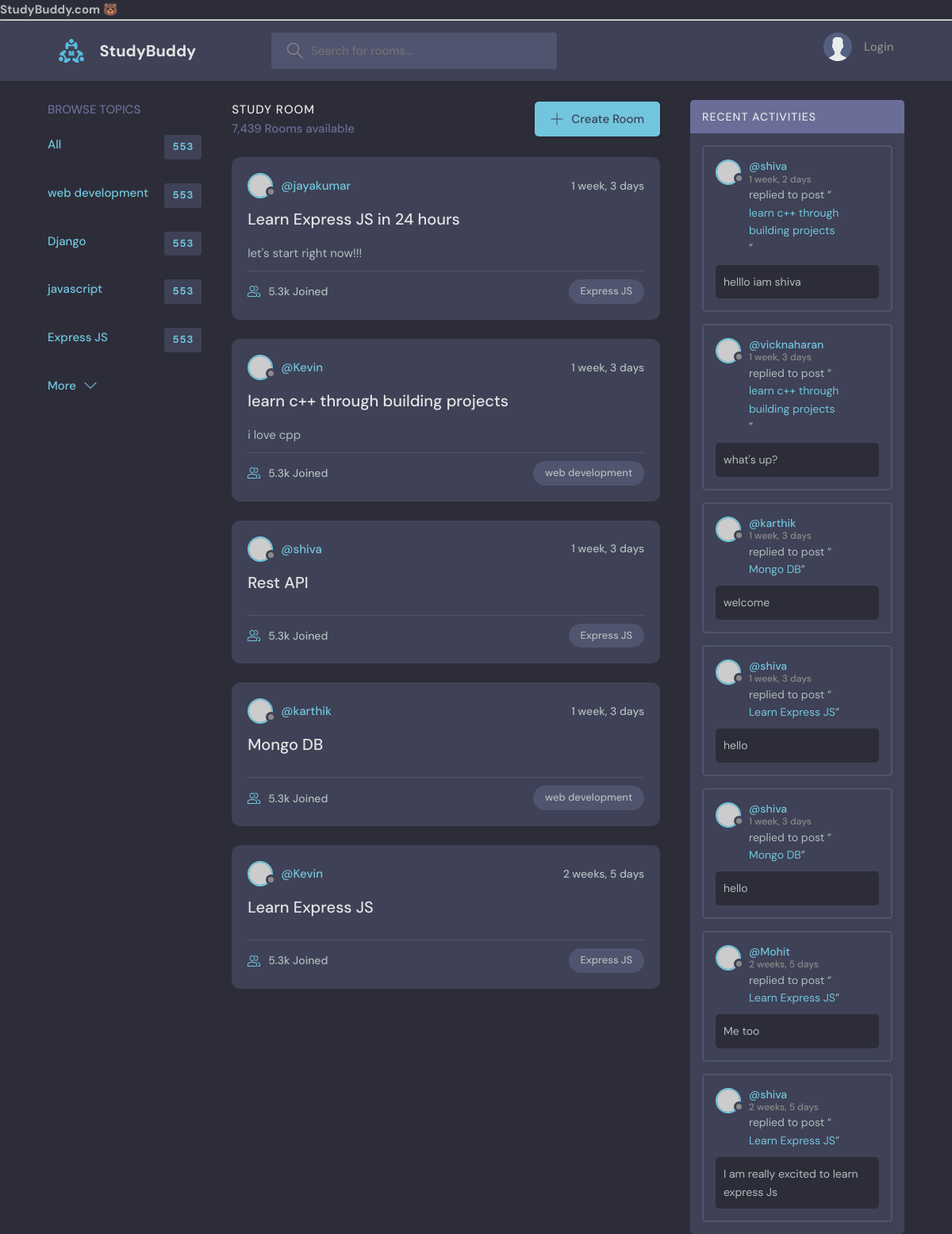
/, run on an earlier commit of the app's database.
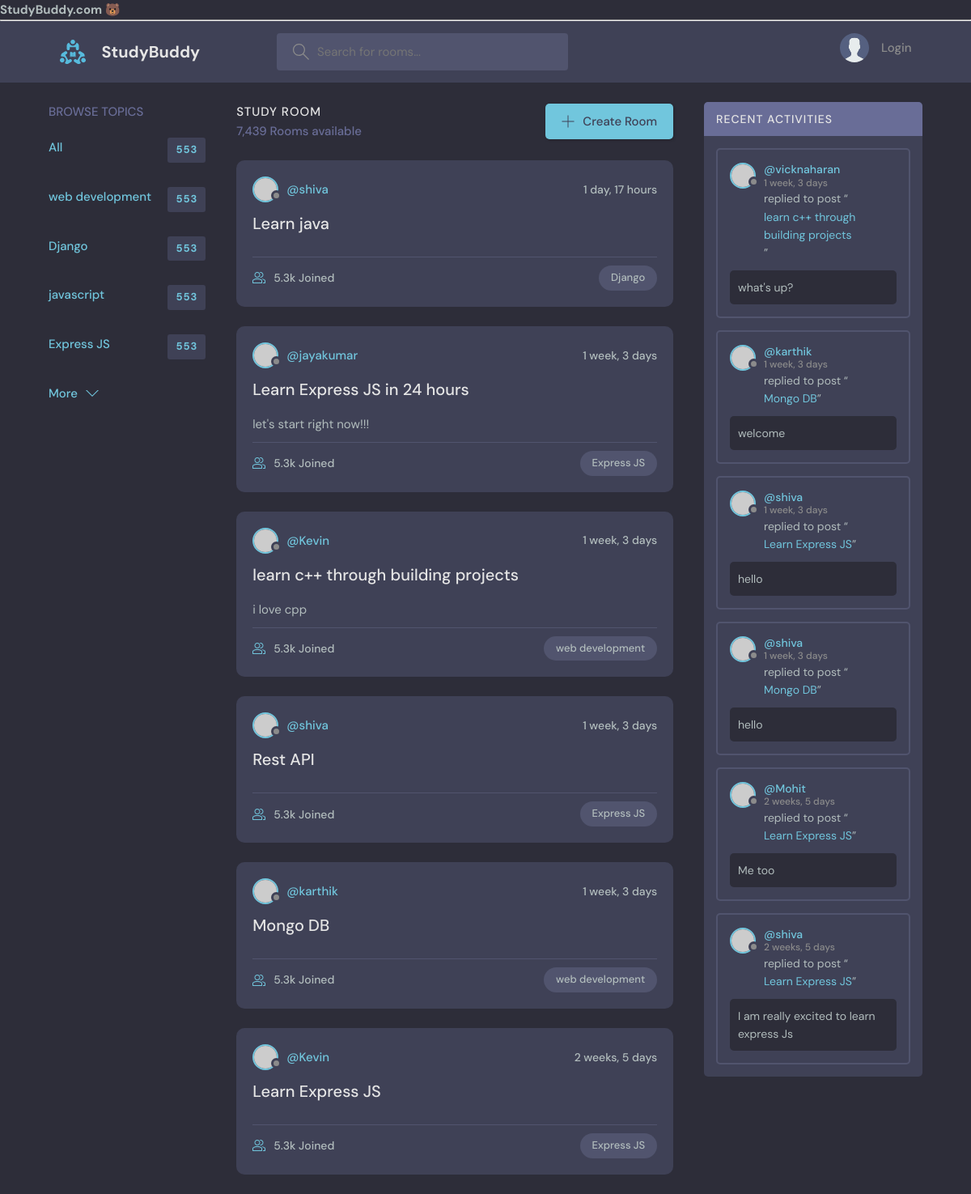
And on a later commit of the database.
### base/models.py (models this page shows)
class Topic(models.Model):
    name=models.CharField(max_length=50)
    def __str__(self):
        return self.name

class Room(models.Model):
    host= models.ForeignKey(User,on_delete=models.SET_NULL,null=True)
    topic = models.ForeignKey(Topic,on_delete=models.SET_NULL,null=True)
    participants = models.ManyToManyField(User,related_name="participants",blank=True)
    name = models.CharField(max_length=200)
    description = models.TextField(null=True,blank=True)
    updated = models.DateTimeField(auto_now=True)
    created = models.DateTimeField(auto_now_add=True)
    class Meta:
        ordering = ['-updated','-created']
    def __str__(self):
        return self.name

class Message(models.Model):
    user = models.ForeignKey(User,on_delete=models.CASCADE)
    room = models.ForeignKey(Room,on_delete=models.CASCADE)
    body = models.TextField()
    updated = models.DateTimeField(auto_now=True)
    created = models.DateTimeField(auto_now_add=True)
    class Meta:
        ordering=["-updated","-created"]
    def __str__(self):
        return self.body[:50]

### base/views.py (the view)
# urls.py: path("",views.home,name="home"),
def home(request):
    q = request.GET.get('q')  if request.GET.get('q') !=None else ""
    rooms = Room.objects.filter(Q(topic__name__icontains=q)|Q(name__icontains=q)|Q(description__icontains=q))
    messages = Message.objects.filter(Q(room__topic__name__icontains=q))
    topic = Topic.objects.all()
    context = {"rooms":rooms,"topics":topic,"messageActivity":messages}
    return render(request,"base/Home.html",context)

### base/Templates/base/Home.html (shortened to what this page needs)
{% extends "Main.html"%}
{% block content %}
    <main class="layout layout--3">
      <div class="container">
        <div class="topics">
          <div class="topics__header">
            <h2>Browse Topics</h2>
          </div>
          {%include "base/topic-component.html"%}
          <a class="btn btn--link" href="topics.html">
            More
            <svg version="1.1" xmlns="http://www.w3.org/2000/svg" width="32" height="32" viewBox="0 0 32 32">
              <title>chevron-down</title>
              <path d="M16 21l-13-13h-3l16 16 16-16h-3l-13 13z"></path>
            </svg>
          </a>
        </div>
        <div class="roomList">
          <div class="roomList__header">
            <div>
              <h2>Study Room</h2>
              <p>7,439 Rooms available</p>
            </div>
            <a class="btn btn--main" href="{% url 'create-room' %}">
              <svg version="1.1" xmlns="http://www.w3.org/2000/svg" width="32" height="32" viewBox="0 0 32 32">
                <title>add</title>
                <path
                  d="M16.943 0.943h-1.885v14.115h-14.115v1.885h14.115v14.115h1.885v-14.115h14.115v-1.885h-14.115v-14.115z"
                ></path>
              </svg>
              Create Room
            </a>
          </div>
          {%include "base/rooms-component.html" %}
        </div>
        {% include "base/activity-component.html"%}
      </div>
    </main>
    {% endblock %}

### base/Templates/base/topic-component.html (shortened to what this page needs)
<!DOCTYPE html>
<html lang="en">
<head>
</head>
<body>
    {% block content %}
            <ul class="topics__list">
                <li>
                  <a href="{% url 'home' %}" class="active">All <span>553</span></a>
                </li>
                {% for topic in topics %}
                <li>
                  <a href="{% url 'home' %}?q={{topic.name}}" class="active">{{topic}}<span>553</span></a>
                </li>
                {% endfor %}
    {% endblock %}
</body>
</html>

### base/Templates/base/rooms-component.html (shortened to what this page needs)
{%for room in rooms%}
  <div class="roomListRoom">
    <div class="roomListRoom__header">
      <a href="{% url 'user-profile' room.host.id %}" class="roomListRoom__author">
        <div class="avatar avatar--small">
          <img src="https://randomuser.me/api/portraits/women/11.jpg" />
        </div>
        <span>@{{room.host}}</span>
      </a>
      <div class="roomListRoom__actions">
        <span>{{room.created | timesince}}</span>
      </div>
    </div>
    <div class="roomListRoom__content">
      <a href="{% url 'room' room.id%}">{{room.name}}</a>
      <p>
        {{room.description}}
      </p>
    </div>
    <div class="roomListRoom__meta">
      <a href="room.html" class="roomListRoom__joined">
        5.3k Joined
      </a>
      <p class="roomListRoom__topic">{{room.topic}}</p>
    </div>
  </div>
{% endfor %}

### base/Templates/base/activity-component.html (shortened to what this page needs)
<div class="activities">
    <div class="activities__header">
      <h2>Recent Activities</h2>
    </div>
    {%for msg in messageActivity %}
    <div class="activities__box">
      <div class="activities__boxHeader roomListRoom__header">
        <a href="{%url 'user-profile' msg.user.id%}" class="roomListRoom__author">
          <div class="avatar avatar--small">
            <img src="https://randomuser.me/api/portraits/women/11.jpg" />
          </div>
          <p>
            @{{msg.user}}
            <span>{{msg.created | timesince}}</span>
          </p>
        </a>
      </div>
      <div class="activities__boxContent">
        <p>replied to post “<a href="{% url 'room' msg.room.id  %}">{{msg.room}}</a>”</p>
        <div class="activities__boxRoomContent">
          {{msg}}
        </div>
      </div>
    </div>
    {% endfor %}
  </div>

What changed in the data, as far as the page shows it:
removed Message: user "shiva", created "1 week, 2 days", room "learn c++ through building projects", body "helllo iam shiva"
added Room: host "shiva", created "1 day, 17 hours", name "Learn java", topic "Django"
